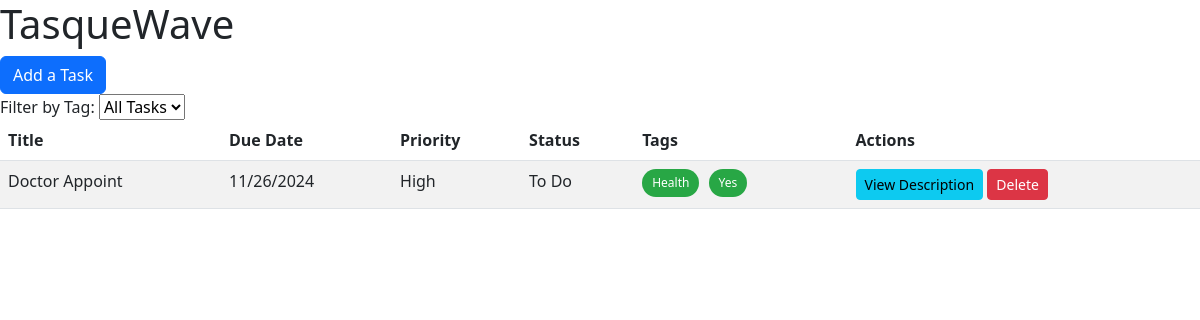
The page / on the database its author committed.
### models.py (models this page shows)
class Task(db.Model):
    __tablename__ = 'tasks'
    id = db.Column(db.Integer, primary_key=True)
    title = db.Column(db.String(100), nullable=False)
    description = db.Column(db.Text, nullable=True)
    due_date = db.Column(db.Date, nullable=False)
    priority = db.Column(db.String(10), nullable=False, default='Medium')
    status = db.Column(db.String(20), nullable=False, default='To Do')
    tags = db.relationship('Tag', secondary=task_tags, backref=db.backref('tasks', lazy='dynamic'))

class Tag(db.Model):
    __tablename__ = 'tags'
    id = db.Column(db.Integer, primary_key=True)
    name = db.Column(db.String(50), unique=True, nullable=False)

### app.py (the view)
@app.route('/')
def index():
    tasks = Task.query.order_by(Task.priority.asc(), Task.due_date.asc()).all()
    tags = Tag.query.all()
    form = TaskForm()  # Create an instance of the TaskForm
    return render_template('index.html', tasks=tasks, tags=tags, filter_tag=None, form=form)

### forms.py
class TaskForm(FlaskForm):
    title = StringField('Title', validators=[DataRequired()])
    description = TextAreaField('Description')
    due_date = DateField('Due Date', format='%Y-%m-%d', validators=[DataRequired()])
    priority = SelectField('Priority', choices=[('Low', 'Low'), ('Medium', 'Medium'), ('High', 'High')], validators=[DataRequired()])
    tags = StringField('Tags (comma-separated)')
    submit = SubmitField('Add Task')

### templates/index.html (shortened to what this page needs)
<!DOCTYPE html>
<html lang="en">
<head>
    <link rel="stylesheet" href="{{ url_for('static', filename='styles.css') }}">
    <link href="https://cdn.jsdelivr.net/npm/bootstrap@5.3.0-alpha3/dist/css/bootstrap.min.css" rel="stylesheet">
</head>
<body>
    <h1>TasqueWave</h1>
    <button type="button" class="btn btn-primary" data-bs-toggle="modal" data-bs-target="#addTaskModal">
        Add a Task
    </button>
    <div>
        <label for="tagFilter">Filter by Tag:</label>
        <select id="tagFilter" onchange="filterByTag()">
            <option value="" {% if not filter_tag %}selected{% endif %}>All Tasks</option>
        </select>
    </div>
    <table class="table table-striped">
        <thead>
            <tr>
                <th>Title</th>
                <th>Due Date</th>
                <th>Priority</th>
                <th>Status</th>
                <th>Tags</th>
                <th>Actions</th>
            </tr>
        </thead>
        <tbody>
            {% for task in tasks %}
            <tr>
                <td>{{ task.title }}</td>
                <td>{{ task.due_date.strftime('%m/%d/%Y') }}</td>
                <td>{{ task.priority }}</td>
                <td>{{ task.status }}</td>
                <td>
                    {% for tag in task.tags %}
                        <a href="{{ url_for('filter_by_tag', tag_name=tag.name) }}" class="tag-badge">{{ tag.name }}</a>
                    {% endfor %}
                </td>
                <td>
                    <button type="button" class="btn btn-info btn-sm" data-bs-toggle="modal" data-bs-target="#viewDescriptionModal" onclick="setDescription('{{ task.title }}', '{{ task.description }}')">
                        View Description
                    </button>
                    <form action="{{ url_for('delete_task', task_id=task.id) }}" method="POST" style="display: inline;">
                        <button type="submit" class="btn btn-danger btn-sm" onclick="return confirm('Are you sure you want to delete this task?')">Delete</button>
                    </form>
                </td>
            </tr>
            {% endfor %}
        </tbody>
    </table>
</body>
</html>

### static/styles.css (style rules this page uses)
table { width: 100%; border-collapse: collapse; }
th, td { border: 1px solid #ddd; padding: 8px; text-align: left; }
th { background-color: #f4f4f4; }
.tag-badge { display: inline-block; background-color: #28a745; color: white; padding: 5px 10px; border-radius: 15px; font-size: 12px; margin-right: 5px; text-decoration: none; text-transform: capitalize; transition: background-color 0.3s ease; }

### rows shown on the page
Task: title "Doctor Appoint", due_date "11/26/2024", priority "High", status "To Do"
Tag: name "Health"
Tag: name "Yes"
